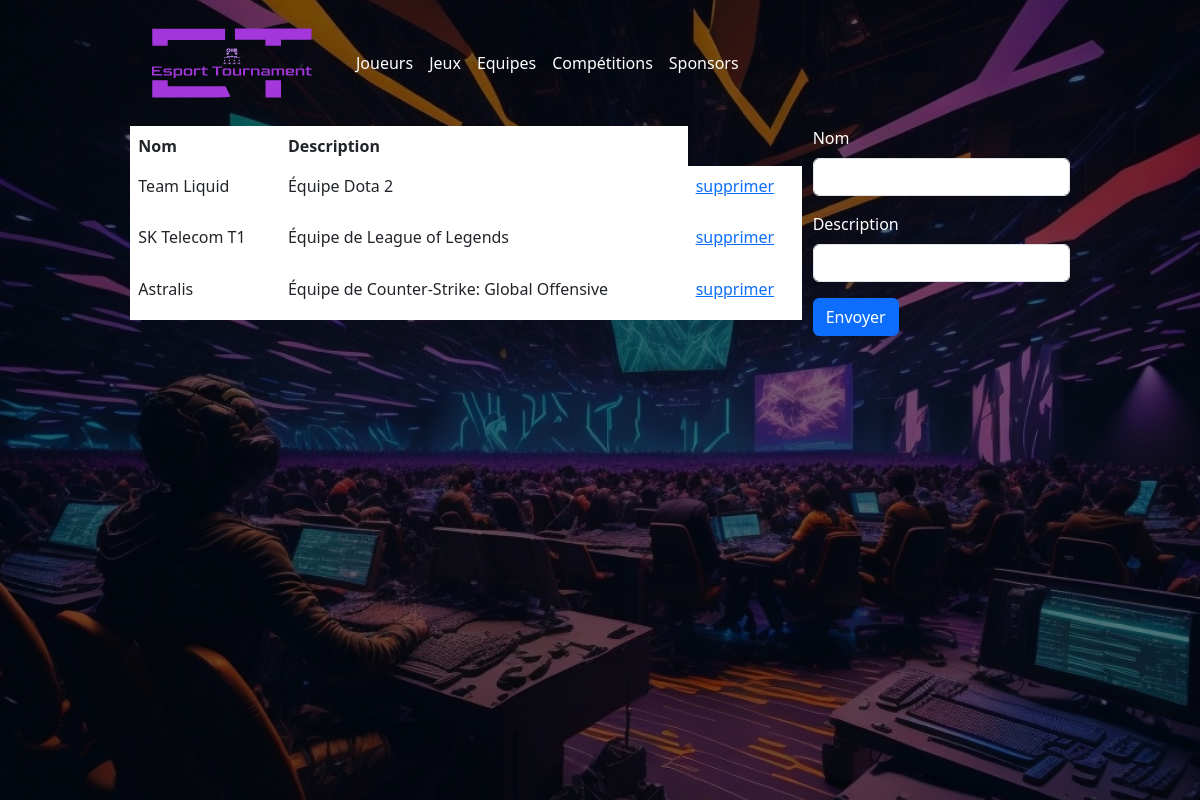
The app's page /team.php with its own data.
### tables this page shows
CREATE TABLE IF NOT EXISTS team  ( 
    id INT(10) NOT NULL AUTO_INCREMENT,
    name VARCHAR(50) NOT NULL,
    description VARCHAR(500) NOT NULL,
    PRIMARY KEY (id)
);

### php/DBManager.php (called while the page is built, shortened)
<?php
class DBManager
{
    private $bdd;
    public function __construct()
    {
        try {
            $this->bdd = new PDO(
                'mysql:host=' . DB_HOST . ';dbname=' . DB_NAME . ';charset=' . DB_CHARSET,
                DB_USER,
                DB_PASSWORD
            );
        } catch (Exception $e) {
            die('Erreur : ' . $e->getMessage());
        }
    }
    public function getConnexion()
    {
        return $this->bdd;
    }
}
?>

### php/team/ManagerTeam.php (called while the page is built, shortened)
<?php
$currentDir = __DIR__;
$root = dirname($currentDir, 2);
require_once($root . '/php/DBManager.php');
require($root . '/php/team/Team.php');
class ManagerTeam extends DBManager
{
        public function getAllTeam()
    {
        $res = $this->getConnexion()->query('SELECT * FROM team');
        $teams = [];
        foreach ($res as $team) {
            $newTeam = new Team;
            $newTeam->setName($team['name']);
            $newTeam->setDescription($team['description']);
            $newTeam->setId($team['id']);
            $teams[] = $newTeam;
        }
        return $teams;
    }
}
?>

### php/team/Team.php (called while the page is built)
<?php
class Team
{
    private $name;
    private $description;
    private $id;
    public function getName()
    {
        return $this->name;
    }
    public function setName($name)
    {
        $this->name = $name;
    }
    public function getDescription()
    {
        return $this->description;
    }
    public function setDescription($description)
    {
        $this->description = $description;
    }
    public function getId()
    {
        return $this->id;
    }
    public function setId($id)
    {
        $this->id = $id;
    }
}
?>

### team.php (the view, shortened to what this page needs)
<?php
require('./php/team/ManagerTeam.php');
$managerTeam = new ManagerTeam();
$allTeams = $managerTeam->getAllTeam();
?>
<!DOCTYPE html>
<html lang="en">
<head>
    <link href="https://cdn.jsdelivr.net/npm/bootstrap@5.3.0-alpha3/dist/css/bootstrap.min.css" rel="stylesheet"
>
    <link rel="stylesheet" href="./styles/style.css">
</head>
<body>
    <div class="background-container">
        <div class="overlay"></div>
    </div>
    <div class="mainContainer d-flex flex-column">
        <?php
        include($root . '/assets/navbar.php');
        ?>
        <div class="d-flex w-100 justify-content-evenly">
            <table class="table table-hover table-borderless text-white">
                <thead>
                    <tr>
                        <th scope="col">Nom</th>
                        <th scope="col">Description</th>
                    </tr>
                </thead>
                <tbody>
                    <?php
                    foreach ($allTeams as $team) {
                        $removeUrl = '?delete=' . $team->getId();
                        $removeLink = '<a href="' . $removeUrl . '">supprimer</a>';
                        echo ('<tr>');
                        echo ('<td>' . $team->getName() . '</td>');
                        echo ('<td>' . $team->getDescription() . '</td>');
                        echo ('<td class="cursor">' . $removeLink . '</td>');
                        echo ('<tr>');
                    }
                    ?>
                </tbody>
            </table>
            <form class="text-white" action="./team.php" method="post" class="w-30">
                <div class="mb-3">
                    <label for="name" class="form-label">Nom</label>
                    <input type="text" name="name" class="form-control" id="name" aria-describedby="champ1">
                </div>
                <div class="mb-3">
                    <label for="description" class="form-label">Description</label>
                    <input type="text" name="description" class="form-control" id="description"
                        aria-describedby="champ2">
                </div>
                <input type="submit" value="Envoyer" class="btn btn-primary">
            </form>
        </div>
    </div>
</body>
</html>

### styles/style.css (style rules this page uses)
body { display: flex; justify-content: center; align-items: center; }
.background-container { position: fixed; top: 0; right: 0; left: 0; z-index: -1; background-image: url(../assets/bg.jpg); background-size: cover; background-position: center; height: 100vh; }
.overlay { position: fixed; top: 0; right: 0; left: 0; background-color: rgba(0, 0, 0, 0.5); height: 100vh; }
.mainContainer { width: 80%; max-width: 1500px; display: flex; align-items: center; justify-content: center; }
.table { width: 70%; }

### records on screen
team: name "Team Liquid", description "Équipe Dota 2"
team: name "SK Telecom T1", description "Équipe de League of Legends"
team: name "Astralis", description "Équipe de Counter-Strike: Global Offensive"
